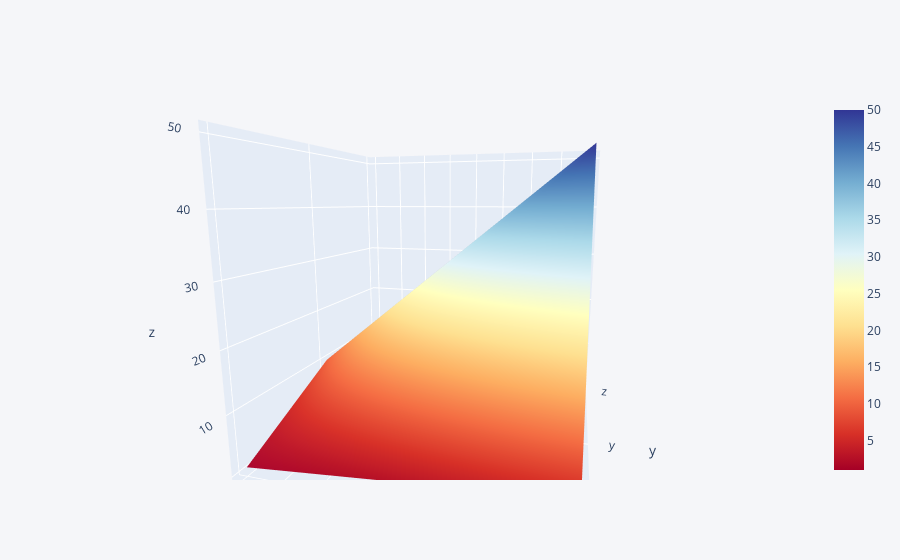

Write notebook code for a chart like this one.
### Code cell
df3.iplot(kind='surface', colorscale='rdylbu') # changing the color

### Figure 1 — Plotly figure (JSON) as saved in the notebook; plotly's stock layout.template omitted (floating-point values rounded to 4 significant figures)
{"data": [{"colorscale": [[0, "rgb(165,0,38)"], [0.1, "rgb(215,48,39)"], [0.2, "rgb(244,109,67)"], [0.3, "rgb(253,174,97)"], [0.4, "rgb(254,224,144)"], [0.5, "rgb(255,255,191)"], [0.6, "rgb(224,243,248)"], [0.7, "rgb(171,217,233)"], [0.8, "rgb(116,173,209)"], [0.9, "rgb(69,117,180)"], [1, "rgb(49,54,149)"]], "type": "surface", "x": [0, 1, 2, 3, 4], "y": ["x", "y", "z"], "z": [[1, 2, 3, 4, 5], [10, 20, 30, 40, 50], [5, 4, 3, 2, 1]]}], "layout": {"autosize": true, "legend": {"bgcolor": "#F5F6F9", "font": {"color": "#4D5663"}}, "paper_bgcolor": "#F5F6F9", "plot_bgcolor": "#F5F6F9", "scene": {"aspectmode": "auto", "aspectratio": {"x": 1, "y": 1, "z": 1}, "camera": {"center": {"x": 0, "y": 0, "z": 0}, "eye": {"x": 0.4294, "y": -1.492, "z": 0.2941}, "projection": {"type": "perspective"}, "up": {"x": 0, "y": 0, "z": 1}}}, "title": {"font": {"color": "#4D5663"}}, "xaxis": {"gridcolor": "#E1E5ED", "showgrid": true, "tickfont": {"color": "#4D5663"}, "title": {"font": {"color": "#4D5663"}, "text": ""}, "zerolinecolor": "#E1E5ED"}, "yaxis": {"gridcolor": "#E1E5ED", "showgrid": true, "tickfont": {"color": "#4D5663"}, "title": {"font": {"color": "#4D5663"}, "text": ""}, "zerolinecolor": "#E1E5ED"}}}
